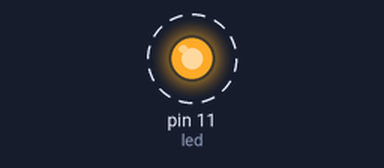
Bench run of a sketch on a simulated Teensy 4. Parts: output pins drawn as LEDs (lit = HIGH). Dashed ring = blinking.

Above: at 0.12 s.
Timing chart, 0 to 3.0 s (numbered marks = the images above):
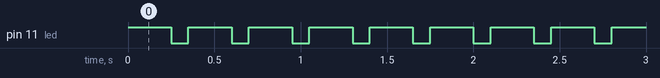

The sketch:

Tonleiter.ino
```cpp
int led = 11;
int melodie[10]={
  50,30,20,10,100,50,100,30,20,10};


void setup() {
  pinMode(led, OUTPUT);
}

void loop(){

  for(int ton=0; ton<10; ton=ton+1){
    digitalWrite(led, HIGH);   // turn the LED on (HIGH is the voltage level)
    usbMIDI.sendNoteOn(melodie[ton], 127, 1);
    delay(250);
    digitalWrite(led, LOW);    // turn the LED off by making the voltage LOW
    usbMIDI.sendNoteOff(melodie[ton], 0, 1);
    delay(100);

  }
}
```

Measured:
- by itself, pin 11 (led): alternates HIGH for 0.25 s and LOW for 0.10 s
